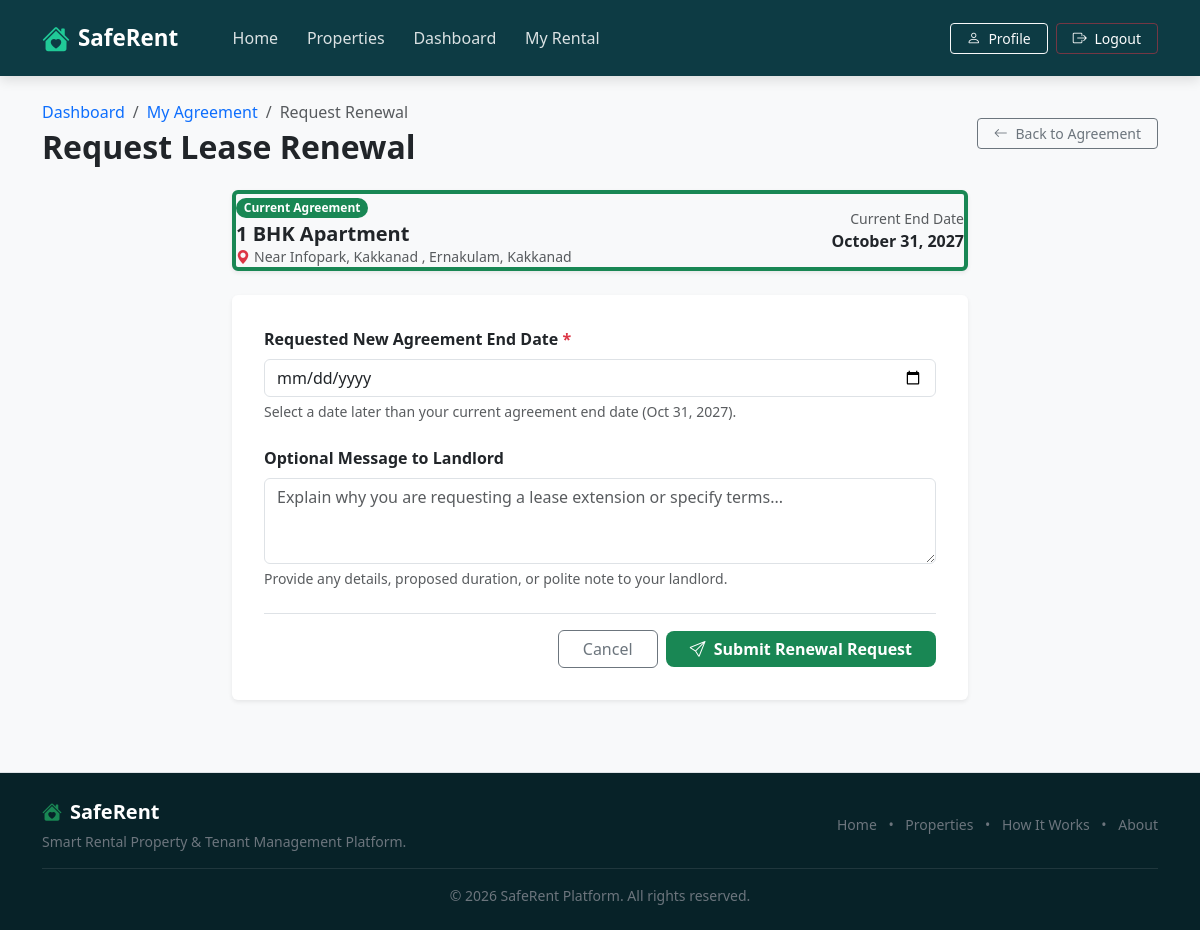
The app's page /tenant/agreement/renew/ (signed in) with its own data.
### core/models.py (models this page shows, shortened)
class Tenancy(models.Model):
    STATUS_ACTIVE = 'ACTIVE'
    STATUS_COMPLETED = 'COMPLETED'
    STATUS_CHOICES = [
        (STATUS_ACTIVE, 'Active'),
        (STATUS_COMPLETED, 'Completed'),
    ]
    tenant = models.ForeignKey(
        settings.AUTH_USER_MODEL,
        on_delete=models.CASCADE,
        related_name='tenancies',
        help_text="Tenant renting the property"
    )
    property = models.ForeignKey(
        Property,
        on_delete=models.CASCADE,
        related_name='tenancies',
        help_text="Rented property"
    )
    owner = models.ForeignKey(
        settings.AUTH_USER_MODEL,
        on_delete=models.CASCADE,
        related_name='owner_tenancies',
        help_text="Property owner"
    )
    rental_request = models.OneToOneField(
        RentalRequest,
        on_delete=models.CASCADE,
        related_name='tenancy',
        null=True,
        blank=True,
        help_text="Original rental request"
    )
    rental_start_date = models.DateField(help_text="Lease start date (move-in date)")
    rental_end_date = models.DateField(help_text="Lease agreement end date")
    monthly_rent = models.DecimalField(
        max_digits=10,
        decimal_places=2,
        help_text="Monthly rent amount in ₹"
    )
    rent_due_day = models.PositiveIntegerField(
        default=5,
        help_text="Rent due day of the month (1 to 28)"
    )
    security_deposit = models.DecimalField(
        max_digits=10,
        decimal_places=2,
        default=0,
        help_text="Security deposit amount in ₹"
    )
    status = models.CharField(
        max_length=20,
        choices=STATUS_CHOICES,
        default=STATUS_ACTIVE
    )
    created_at = models.DateTimeField(auto_now_add=True)
    class Meta:
        ordering = ['-created_at']
        verbose_name = "Tenancy"
        verbose_name_plural = "Tenancies"

class Property(models.Model):
    PROPERTY_TYPE_CHOICES = [
        ('APARTMENT', 'Apartment'),
        ('HOUSE', 'House'),
        ('ROOM', 'Single Room'),
        ('SHARED', 'Shared Room'),
    ]
    FURNISHED_STATUS_CHOICES = [
        ('FURNISHED', 'Furnished'),
        ('SEMI', 'Semi-Furnished'),
        ('UNFURNISHED', 'Unfurnished'),
    ]
    owner = models.ForeignKey(
        settings.AUTH_USER_MODEL,
        on_delete=models.CASCADE,
        related_name='properties',
        help_text="Property owner user"
    )
    title = models.CharField(max_length=200, help_text="Property listing title")
    description = models.TextField(help_text="Detailed description of the property")
    location = models.CharField(max_length=100, help_text="City / Area / Locality")
    address = models.TextField(help_text="Full address of the property")
    monthly_rent = models.DecimalField(
        max_digits=10,
        decimal_places=2,
        help_text="Monthly rent amount in ₹"
    )
    security_deposit = models.DecimalField(
        max_digits=10,
        decimal_places=2,
        default=0,
        help_text="Security deposit amount in ₹"
    )
    property_type = models.CharField(
        max_length=20,
        choices=PROPERTY_TYPE_CHOICES,
        default='APARTMENT'
    )
    bedrooms = models.PositiveIntegerField(default=1)
    bathrooms = models.PositiveIntegerField(default=1)
    furnished_status = models.CharField(
        max_length=20,
        choices=FURNISHED_STATUS_CHOICES,
        default='UNFURNISHED'
    )
    wifi_available = models.BooleanField(default=False, verbose_name="Wi-Fi Available")
    parking_available = models.BooleanField(default=False, verbose_name="Parking Available")
    other_amenities = models.TextField(
        blank=True,
        help_text="Other facilities (e.g. Gym, Power Backup, Elevator, Security)"
    )
    is_available = models.BooleanField(default=True, verbose_name="Available for Rent")
    created_at = models.DateTimeField(auto_now_add=True)
    updated_at = models.DateTimeField(auto_now=True)
    class Meta:
        ordering = ['-created_at']
        verbose_name = "Property"
        verbose_name_plural = "Properties"

### core/views.py (the view)
# urls.py: path('tenant/agreement/renew/', views.request_agreement_renewal, name='request_agreement_renewal'),
@login_required
def request_agreement_renewal(request):
    if request.user.role != User.ROLE_TENANT and not request.user.is_superuser:
        messages.warning(request, "Access denied. Renewal requests are restricted to Tenants.")
        return redirect('accounts:owner_dashboard')
    active_tenancy = Tenancy.objects.filter(
        tenant=request.user,
        status=Tenancy.STATUS_ACTIVE
    ).select_related('property', 'owner').first()
    if not active_tenancy:
        messages.warning(request, "You must have an active tenancy to submit a lease renewal request.")
        return redirect('accounts:tenant_dashboard')
    if RenewalRequest.objects.filter(tenancy=active_tenancy, status=RenewalRequest.STATUS_PENDING).exists():
        messages.warning(request, "You already have a pending lease renewal request for this tenancy.")
        return redirect('core:tenant_agreement')
    if request.method == 'POST':
        form = RenewalRequestForm(tenancy=active_tenancy, data=request.POST)
        if form.is_valid():
            renewal = form.save(commit=False)
            renewal.tenancy = active_tenancy
            renewal.tenant = request.user
            renewal.save()
            messages.success(
                request,
                f"Renewal request for new end date {renewal.requested_new_end_date.strftime('%b %d, %Y')} submitted successfully."
            )
            return redirect('core:tenant_agreement')
        else:
            messages.error(request, "Please correct the errors in the renewal request form below.")
    else:
        form = RenewalRequestForm(tenancy=active_tenancy)
    return render(request, 'core/request_agreement_renewal.html', {
        'form': form,
        'active_tenancy': active_tenancy
    })

### core/forms.py (shortened to what this page needs)
class RenewalRequestForm(forms.ModelForm):
    requested_new_end_date = forms.DateField(
        label="Requested New Agreement End Date",
        widget=forms.DateInput(attrs={
            'type': 'date',
            'class': 'form-control'
        }),
        required=True
    )
    message = forms.CharField(
        label="Optional Message to Landlord",
        widget=forms.Textarea(attrs={
            'class': 'form-control',
            'rows': 3,
            'placeholder': 'Explain why you are requesting a lease extension or specify terms...'
        }),
        required=False
    )
    class Meta:
        model = RenewalRequest
        fields = ['requested_new_end_date', 'message']
    def __init__(self, tenancy=None, *args, **kwargs):
        self.tenancy = tenancy
        super().__init__(*args, **kwargs)

### core/templates/core/request_agreement_renewal.html (shortened to what this page needs)
{% extends 'base.html' %}
{% block content %}
<div class="container py-4">
    <div class="d-flex align-items-center justify-content-between flex-wrap gap-2 mb-4">
        <div>
            <nav aria-label="breadcrumb">
                <ol class="breadcrumb mb-1">
                    <li class="breadcrumb-item"><a href="{% url 'accounts:tenant_dashboard' %}" class="text-decoration-none">Dashboard</a></li>
                    <li class="breadcrumb-item"><a href="{% url 'core:tenant_agreement' %}" class="text-decoration-none">My Agreement</a></li>
                    <li class="breadcrumb-item active" aria-current="page">Request Renewal</li>
                </ol>
            </nav>
            <h2 class="fw-bold text-dark mb-0">Request Lease Renewal</h2>
        </div>
        <a href="{% url 'core:tenant_agreement' %}" class="btn btn-outline-secondary btn-sm px-3">
            <i class="bi bi-arrow-left me-1"></i> Back to Agreement
        </a>
    </div>
    <div class="row justify-content-center">
        <div class="col-lg-8">
            <div class="card sr-card p-3.5 mb-4 bg-light border-start border-4 border-success shadow-sm">
                <div class="d-flex align-items-center justify-content-between flex-wrap gap-2">
                    <div>
                        <span class="badge bg-success text-white px-2.5 py-1 rounded-pill small mb-1">Current Agreement</span>
                        <h5 class="fw-bold text-dark mb-0">{{ active_tenancy.property.title }}</h5>
                        <p class="text-muted small mb-0"><i class="bi bi-geo-alt-fill text-danger me-1"></i>{{ active_tenancy.property.address }}, {{ active_tenancy.property.location }}</p>
                    </div>
                    <div class="text-end">
                        <small class="text-muted d-block">Current End Date</small>
                        <strong class="text-dark fs-6">{{ active_tenancy.rental_end_date|date:"F d, Y" }}</strong>
                    </div>
                </div>
            </div>
            <div class="card sr-card p-4 shadow-sm border-0">
                <div class="card-body p-2">
                    <form method="post" novalidate>
                        <div class="mb-4">
                            <label for="{{ form.requested_new_end_date.id_for_label }}" class="form-label fw-semibold">
                                Requested New Agreement End Date <span class="text-danger">*</span>
                            </label>
                            {{ form.requested_new_end_date }}
                            <div class="form-text small">Select a date later than your current agreement end date ({{ active_tenancy.rental_end_date|date:"M d, Y" }}).</div>
                        </div>
                        <div class="mb-4">
                            <label for="{{ form.message.id_for_label }}" class="form-label fw-semibold">
                                Optional Message to Landlord
                            </label>
                            {{ form.message }}
                            <div class="form-text small">Provide any details, proposed duration, or polite note to your landlord.</div>
                        </div>
                        <div class="d-flex align-items-center justify-content-end gap-2 pt-3 border-top">
                            <a href="{% url 'core:tenant_agreement' %}" class="btn btn-outline-secondary px-4">Cancel</a>
                            <button type="submit" class="btn sr-btn-primary px-4">
                                <i class="bi bi-send me-1"></i> Submit Renewal Request
                            </button>
                        </div>
                    </form>
                </div>
            </div>
        </div>
    </div>
</div>
{% endblock %}

### static/css/style.css (style rules this page uses)
:root { --sr-dark-teal: #0d3b44; --sr-dark-teal-hover: #07282e; --sr-green-accent: #198754; --sr-green-accent-hover: #146c43; --sr-light-bg: #f8f9fa; --sr-card-bg: #ffffff; --sr-text-dark: #1e293b; --sr-text-muted: #64748b; --sr-border-color: #e2e8f0; --sr-shadow-sm: 0 2px 8px rgba(15, 23, 42, 0.05); --sr-shadow-md: 0 10px 25px rgba(15, 23, 42, 0.08); }
body { background-color: var(--sr-light-bg); color: var(--sr-text-dark); font-family: 'Segoe UI', Roboto, -apple-system, BlinkMacSystemFont, sans-serif; min-height: 100vh; display: flex; flex-direction: column; }
.sr-btn-primary { background-color: var(--sr-green-accent); color: #ffffff !important; font-weight: 600; border-radius: 8px; border: none; transition: all 0.2s ease; }

### records on screen
Tenancy: property "1 BHK Apartment", property.address "Near Infopark, Kakkanad , Ernakulam", property.location "Kakkanad", rental_end_date "October 31, 2027", rental_end_date "Oct 31, 2027"
